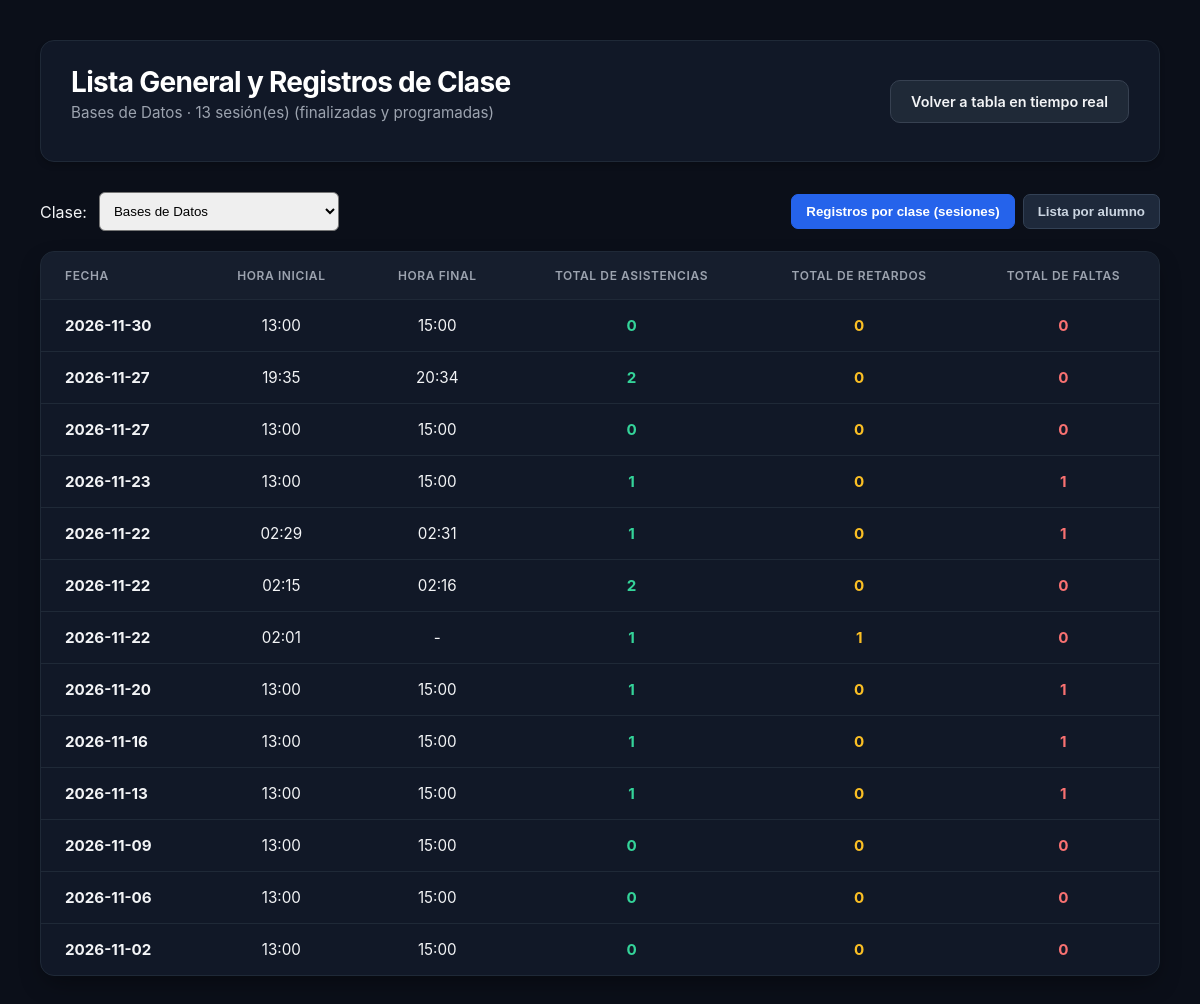
Screenshot of /lista-general with the database file from the repository.
### tables this page shows
CREATE TABLE clases (
    id_clase INTEGER PRIMARY KEY AUTOINCREMENT,
    nombre TEXT NOT NULL,
    descripcion TEXT,
    activo INTEGER NOT NULL DEFAULT 1
        CHECK (activo IN (0, 1))
);

CREATE TABLE sesiones (
    id_sesion INTEGER PRIMARY KEY AUTOINCREMENT,
    id_clase INTEGER NOT NULL,
    fecha TEXT NOT NULL,
    hora_inicio TEXT,
    hora_fin TEXT,
    estado TEXT NOT NULL DEFAULT 'programada'
        CHECK (estado IN (
            'programada',
            'activa',
            'finalizada',
            'cancelada'
        )),

    FOREIGN KEY (id_clase)
        REFERENCES clases(id_clase)
);

### app.py (the view)
@app.route('/lista-general')
def vista_lista_general():
    clases = database.obtener_clases(solo_activas=True)
    id_clase = request.args.get('clase', type=int)
    clase = next((c for c in clases if c['id_clase'] == id_clase), None)
    if clase is None and clases:
        clase = clases[0]
    alumnos = database.obtener_lista_general(clase['id_clase']) if clase else []
    sesiones_historial = database.obtener_historial_sesiones_clase(clase['id_clase']) if clase else []
    total_sesiones = (
        database.contar_sesiones_finalizadas_y_programadas(clase['id_clase'])
        if clase else 0
    )
    return render_template(
        'lista_general.html',
        clases=clases,
        clase=clase,
        alumnos=alumnos,
        total_sesiones=total_sesiones,
        sesiones_historial=sesiones_historial
    )

### database.py (called while the page is built)
@contextmanager
def conectar():
    conn = sqlite3.connect(DB_NAME) # Establece la conexion
    conn.row_factory = sqlite3.Row # Row permite acceder a los datos por nombre de la columna, como si fuera una diccionario
    conn.execute("PRAGMA foreign_keys = ON")
    try:
      yield conn # Entrega la conxion para usar el with, pausa la funcion mientras se hacen las consultas
      conn.commit() # Si no hay errores guarda los cambios
    except Exception:
      conn.rollback() # Revierte los cambios en caso de error
      raise # Informa del error al programa principal
    finally:
      conn.close() # Cierra la DB

def obtener_clases(solo_activas=False):
    consulta = """SELECT id_clase, nombre, descripcion, activo FROM clases"""
    if solo_activas:
        consulta += " WHERE activo = 1"
    consulta += " ORDER BY nombre"
    with conectar() as conn:
        filas = conn.execute(consulta).fetchall()
        return [dict(fila) for fila in filas]

def calcular_porcentaje(asistencias, retardos, faltas):
    total = asistencias + retardos + faltas
    return round(asistencias / total * 100, 2) if total else 0

def obtener_historial_sesiones_clase(id_clase):
    with conectar() as conn:
        filas = conn.execute(f"""
            SELECT
                s.id_sesion,
                s.fecha,
                s.hora_inicio,
                COALESCE(s.hora_fin, '-') AS hora_fin,
                s.estado,
                {CONTEO_ESTADOS}
            FROM sesiones AS s
            LEFT JOIN registros AS r ON r.id_sesion = s.id_sesion
            WHERE s.id_clase = ?
            GROUP BY s.id_sesion
            ORDER BY s.fecha DESC, s.hora_inicio DESC
        """, (id_clase,)).fetchall()
        return [dict(f) for f in filas]

def contar_sesiones_finalizadas_y_programadas(id_clase):
    with conectar() as conn:
        fila = conn.execute("""
            SELECT COUNT(*) AS total
            FROM sesiones
            WHERE id_clase = ? AND estado IN ('finalizada', 'programada')
        """, (id_clase,)).fetchone()
        return fila["total"]

### templates/lista_general.html (shortened to what this page needs)
<!DOCTYPE html>
<html lang="es">
<head>
    <link rel="stylesheet" href="{{ url_for('static', filename='style_laptop.css') }}">
</head>
<body>
    <div class="container">
        <div class="header-dash">
            <div>
                <h1 class="titulo_principal">Lista General y Registros de Clase</h1>
                <p class="subtext">
                    {% if clase %}
                        {{ clase.nombre }} · {{ total_sesiones }} sesión(es) (finalizadas y programadas)
                    {% else %}
                        Historial acumulado por clase
                    {% endif %}
                </p>
            </div>
            <a href="/" class="btn-secondary">Volver a tabla en tiempo real</a>
        </div>
        <div class="barra-controles">
            {% if clases %}
            <form class="filtro-clase" method="get" action="/lista-general">
                <label for="clase">Clase:</label>
                <select id="clase" name="clase" onchange="this.form.submit()">
                    {% for c in clases %}
                    <option value="{{ c.id_clase }}" {% if clase and c.id_clase == clase.id_clase %}selected{% endif %}>
                        {{ c.nombre }}
                    </option>
                    {% endfor %}
                </select>
            </form>
            {% endif %}
            <div class="tabs-vista">
                <button type="button" id="tab-sesiones" class="tab-btn activa" onclick="cambiarVista('sesiones')">
                    Registros por clase (sesiones)
                </button>
                <button type="button" id="tab-alumnos" class="tab-btn" onclick="cambiarVista('alumnos')">
                    Lista por alumno
                </button>
            </div>
        </div>
        <div id="vista-sesiones" class="table-container">
            <table>
                <thead>
                    <tr>
                        <th>Fecha</th>
                        <th class="centrado">Hora inicial</th>
                        <th class="centrado">Hora final</th>
                        <th class="centrado">Total de asistencias</th>
                        <th class="centrado">Total de retardos</th>
                        <th class="centrado">Total de faltas</th>
                    </tr>
                </thead>
                <tbody>
                    {% for s in sesiones_historial %}
                    <tr>
                        <td><strong>{{ s.fecha }}</strong></td>
                        <td class="centrado">{{ s.hora_inicio }}</td>
                        <td class="centrado">{{ s.hora_fin }}</td>
                        <td class="centrado" style="color: #34d399; font-weight: bold;">{{ s.asistencias }}</td>
                        <td class="centrado" style="color: #fbbf24; font-weight: bold;">{{ s.retardos }}</td>
                        <td class="centrado" style="color: #f87171; font-weight: bold;">{{ s.faltas }}</td>
                    </tr>
                    {% endfor %}
                </tbody>
            </table>
        </div>
    </div>
</body>
</html>

### static/style_laptop.css (style rules this page uses)
:root { --bg-main: #0b0f19; --bg-card: #111827; --border-color: #1f2937; --text-main: #f3f4f6; --text-muted: #9ca3af; --accent-blue: #3b82f6; --accent-blue-hover: #2563eb; }
body { font-family: 'Inter', -apple-system, BlinkMacSystemFont, "Segoe UI", Roboto, sans-serif; background-color: var(--bg-main); color: var(--text-main); margin: 0; padding: 40px; }
.container { max-width: 1200px; margin: 0 auto; }
.header-dash { display: flex; justify-content: space-between; align-items: center; margin-bottom: 30px; background: var(--bg-card); padding: 24px 30px; border-radius: 14px; border: 1px solid var(--border-color); box-shadow: 0 4px 6px -1px rgba(0, 0, 0, 0.2); }
.titulo_principal { font-size: 1.75rem; font-weight: 700; color: #ffffff; margin: 0; letter-spacing: -0.025em; }
.subtext { color: var(--text-muted); font-size: 0.95rem; margin-top: 4px; }
.btn-secondary { background-color: #1f2937; color: var(--text-main); border: 1px solid #374151; padding: 12px 20px; border-radius: 10px; font-weight: 600; font-size: 0.9rem; cursor: pointer; text-decoration: none; display: inline-flex; align-items: center; gap: 8px; transition: background-color 0.2s; }
.table-container { background: var(--bg-card); border-radius: 14px; border: 1px solid var(--border-color); overflow: hidden; box-shadow: 0 10px 25px -5px rgba(0, 0, 0, 0.4); }
table { width: 100%; border-collapse: collapse; text-align: left; }
th, td { padding: 16px 24px; border-bottom: 1px solid var(--border-color); }
th { background-color: rgba(31, 41, 55, 0.4); color: var(--text-muted); font-weight: 600; font-size: 0.75rem; text-transform: uppercase; letter-spacing: 0.05em; }
tr:last-child td { border-bottom: none; }
td { font-size: 0.95rem; color: var(--text-main); }

### templates/lista_general.html (style rules this page uses)
.barra-controles { display: flex; align-items: center; justify-content: space-between; gap: 16px; flex-wrap: wrap; margin-bottom: 20px; }
.filtro-clase { display: flex; align-items: center; gap: 12px; flex-wrap: wrap; }
.filtro-clase select { padding: 10px; border-radius: 6px; min-width: 240px; }
.tabs-vista { display: flex; gap: 8px; }
.tab-btn { padding: 9px 14px; border-radius: 7px; border: 1px solid #334155; background: #1e293b; color: #cbd5e1; font-weight: 600; cursor: pointer; }
.tab-btn.activa { background: #2563eb; border-color: #2563eb; color: #ffffff; }
.centrado { text-align: center; }

### rows the page displays
clases: nombre "Bases de Datos"
sesiones: fecha "2026-11-30", hora_inicio "13:00", hora_fin "15:00", asistencias "0", retardos "0", faltas "0"
sesiones: fecha "2026-11-27", hora_inicio "19:35", hora_fin "20:34", asistencias "2", retardos "0", faltas "0"
sesiones: fecha "2026-11-27", hora_inicio "13:00", hora_fin "15:00", asistencias "0", retardos "0", faltas "0"
sesiones: fecha "2026-11-23", hora_inicio "13:00", hora_fin "15:00", asistencias "1", retardos "0", faltas "1"
sesiones: fecha "2026-11-22", hora_inicio "02:29", hora_fin "02:31", asistencias "1", retardos "0", faltas "1"
sesiones: fecha "2026-11-22", hora_inicio "02:15", hora_fin "02:16", asistencias "2", retardos "0", faltas "0"
sesiones: fecha "2026-11-22", hora_inicio "02:01", hora_fin "-", asistencias "1", retardos "1", faltas "0"
sesiones: fecha "2026-11-20", hora_inicio "13:00", hora_fin "15:00", asistencias "1", retardos "0", faltas "1"
sesiones: fecha "2026-11-16", hora_inicio "13:00", hora_fin "15:00", asistencias "1", retardos "0", faltas "1"
sesiones: fecha "2026-11-13", hora_inicio "13:00", hora_fin "15:00", asistencias "1", retardos "0", faltas "1"
sesiones: fecha "2026-11-09", hora_inicio "13:00", hora_fin "15:00", asistencias "0", retardos "0", faltas "0"
sesiones: fecha "2026-11-06", hora_inicio "13:00", hora_fin "15:00", asistencias "0", retardos "0", faltas "0"
sesiones: fecha "2026-11-02", hora_inicio "13:00", hora_fin "15:00", asistencias "0", retardos "0", faltas "0"

### other values shown
{{ total_sesiones }} "13"
form field clase "Bases de Datos"
